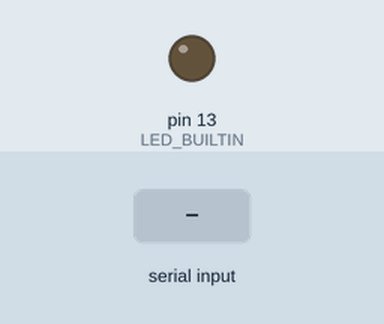
Bench run of a sketch on a simulated Arduino Nano, built with avr-gcc and run on an emulated ATmega328P. Parts: output pins drawn as LEDs (lit = HIGH). Dashed ring = blinking. Inputs (shaded band) come from the test bench. Random numbers use the default seed unless the sketch sets one; what the sketch prints to the serial monitor is not drawn.

Above: at 0.15 s.
At 1.2 s:
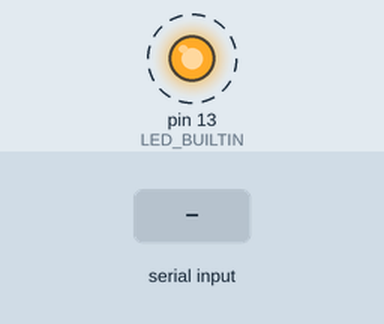
1.3 s: "1" received over Serial
Timing chart, 0 to 10.3 s (numbered marks = the images above; inputs shaded):
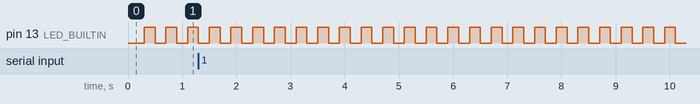

The sketch:

robotsim.ino
```cpp
enum StatusByteCode {
		Unknown = 0x00,
		Continue = 0x01,
		Back = 0x42,
		Forward = 0x46,
		Stop = 0x53,
		Left = 0x4c,
		Right = 0x52,
		Turn = 0x54,
		Acknowledged = 0x06,
		NotAcknowledged = 0x15,
		Halfway = 0x48,
		Enquiry = 0x05,
		MineDetected = 0x07,
		Done = 0x04
};
char buff[1];
bool done;
//bool started;
bool minehere;
bool led;
bool waiting;
void setup()
{
  /* add setup code here */
	Serial.begin(9600);
	done = false;
	minehere = false;
	//started = true; // TODO protocol add start instruction
	led = false;
	waiting = false;
	pinMode(LED_BUILTIN,OUTPUT);
}
void loop()
{
	if(!done){
		if(Serial.available()>0){
			if(Serial.readBytes(buff,1)>0){
				StatusByteCode code = (StatusByteCode)buff[0];
				switch(code){
					case Forward:
						Serial.write(Acknowledged);
						minehere = false;
						waiting = false;
						delay(200);
						Serial.write(Halfway);
					break;
					case Stop:
						waiting = false;
						Serial.write(Acknowledged);
					break;
					case Left:
						waiting = false;
						Serial.write(Acknowledged);
						minehere = false;
						delay(200);
						Serial.write(Halfway);
					break;
					case Right:
						waiting = false;
						Serial.write(Acknowledged);
						minehere = false;
						delay(200);
						Serial.write(Halfway);
					break;
					case Turn:
						waiting = false;
						Serial.write(Acknowledged);
						minehere = false;
						delay(200);
						Serial.write(Halfway);
					break;
					case Back:
						waiting = false;
						Serial.write(Acknowledged);
						minehere = false;
					case Done:
						waiting = false;
						Serial.write(Acknowledged);
						done = true;
					break;
					case Continue:
						waiting = false;
						Serial.write(Acknowledged);
					break;
					case Acknowledged:
					break;
					default:
						Serial.write(NotAcknowledged);
					break;
				}
			}
		} else {
			//maybe a mine
			if(random(0,100)<20&&!minehere){
				Serial.write(MineDetected);
				delay(100);
				Serial.write(Enquiry);
				waiting = true;
				minehere = true;
			} else {
				if(!waiting){
					Serial.write(Enquiry);
					waiting = true;
				}
			}
		}
	}
	delay(200);
	if(led){
		digitalWrite(LED_BUILTIN,LOW);
		led=false;
	} else {
		digitalWrite(LED_BUILTIN,HIGH);
		led=true;
	}
}
```

Measured:
- by itself, pin 13 (LED_BUILTIN): alternates HIGH for 0.20 s and LOW for 0.20 s
